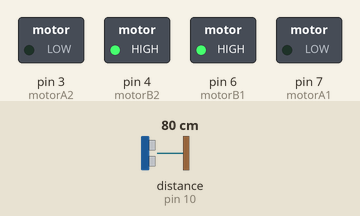
Recording of a sketch running on a simulated Arduino Uno, built with avr-gcc and run on an emulated ATmega328P. Shown: switched loads named in the sketch (green lamp = pin HIGH). Wiring (inferred from the names in the program): ultrasonic range finder: trigger pin 9; echo pin 10. The test bench sets the inputs (shaded band); at power-on: distance to the obstacle (sensor on pin 10) 80 cm. The echo pulse lasts 58.3 µs per cm; pins used as bus, display or sensor lines are not drawn.

Above: at 1.2 s.
1.3 s: distance to the obstacle (sensor on pin 10) set to 54 cm
2.8 s: distance to the obstacle (sensor on pin 10) set to 47 cm
At 3.4 s:
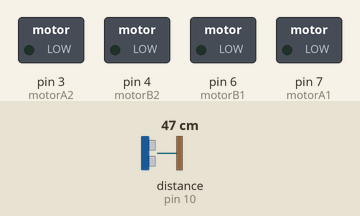
4.3 s: distance to the obstacle (sensor on pin 10) set to 34 cm
5.8 s: distance to the obstacle (sensor on pin 10) set to 27 cm
At 6.8 s:
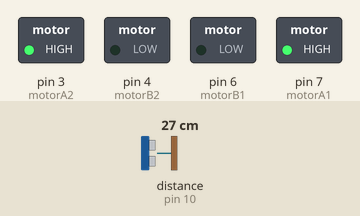
7.3 s: distance to the obstacle (sensor on pin 10) set to 35 cm
At 7.9 s:
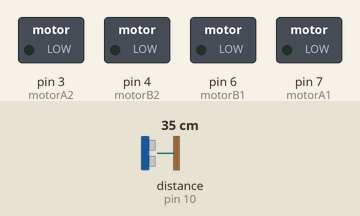
8.8 s: distance to the obstacle (sensor on pin 10) set to 2 cm
At 10.2 s:
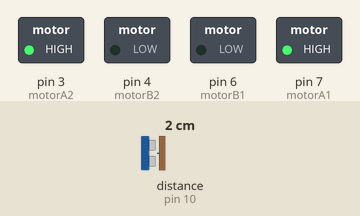
Timing chart, 0 to 11.3 s (numbered marks = the images above; inputs shaded):
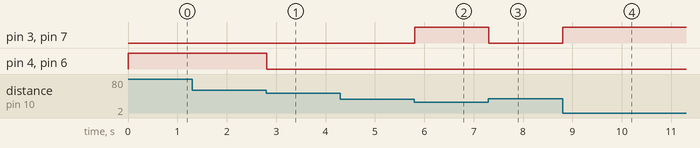

The sketch:

Week_2.ino
```cpp
#include <Servo.h>

int trig = 9;
int echo = 10;


int motorA1 = 7;
int motorB1 = 6;

int motorA2 = 3;
int motorB2 = 4;

void setup()
{
  pinMode(motorA1, OUTPUT);
  pinMode(motorB1, OUTPUT);
  pinMode(motorA2, OUTPUT);
  pinMode(motorB2, OUTPUT);

  pinMode(trig, OUTPUT);
  pinMode(echo, INPUT);

  Serial.begin(9600);

}

void loop()
{
  // Get distance
  int distance = pingCm();

  if (distance < 30){
    // Move motor 1 forward
    digitalWrite(motorA1, HIGH);
    digitalWrite(motorB1, LOW);
    // Move motor 2 forward
    digitalWrite(motorA2, HIGH);
    digitalWrite(motorB2, LOW);
  }

  else if (distance > 50){
    // Move motor 1 backward
    digitalWrite(motorA1, LOW);
    digitalWrite(motorB1, HIGH);
    // Move motor 2 backward
    digitalWrite(motorA2, LOW);
    digitalWrite(motorB2, HIGH);
  }
  else{
    // Stop Motor 1
    digitalWrite(motorA1, LOW);
    digitalWrite(motorB1, LOW);
    // Stop Motor 2
    digitalWrite(motorA2, LOW);
    digitalWrite(motorB2, LOW);
  }

}

int pingCm(){

  // Send trigger pulse
  digitalWrite(trig, LOW);
  delayMicroseconds(2);
  digitalWrite(trig, HIGH);
  delayMicroseconds(10);
  digitalWrite(trig, LOW);

  // Calculate time of flight
  long duration = pulseIn(echo, HIGH);

  return duration * 0.034 / 2;
}
```

Measured:
- the behaviour switches between 52 and 51 cm on distance to the obstacle (sensor on pin 10) (found by bisection; images 0 and 1)
- the behaviour switches between 31 and 30 cm on distance to the obstacle (sensor on pin 10) (found by bisection; images 1 and 2)
- after the input at 1.3 s, every drawn part: stays the same
- after the input at 2.8 s, pin 4 (motorB2), pin 6 (motorB1): HIGH → LOW at once
- after the input at 4.3 s, every drawn part: stays the same
- after the input at 5.8 s, pin 3 (motorA2), pin 7 (motorA1): LOW → HIGH at once
- after the input at 7.3 s, pin 3 (motorA2), pin 7 (motorA1): HIGH → LOW at once
- after the input at 8.8 s, pin 3 (motorA2), pin 7 (motorA1): LOW → HIGH at once
